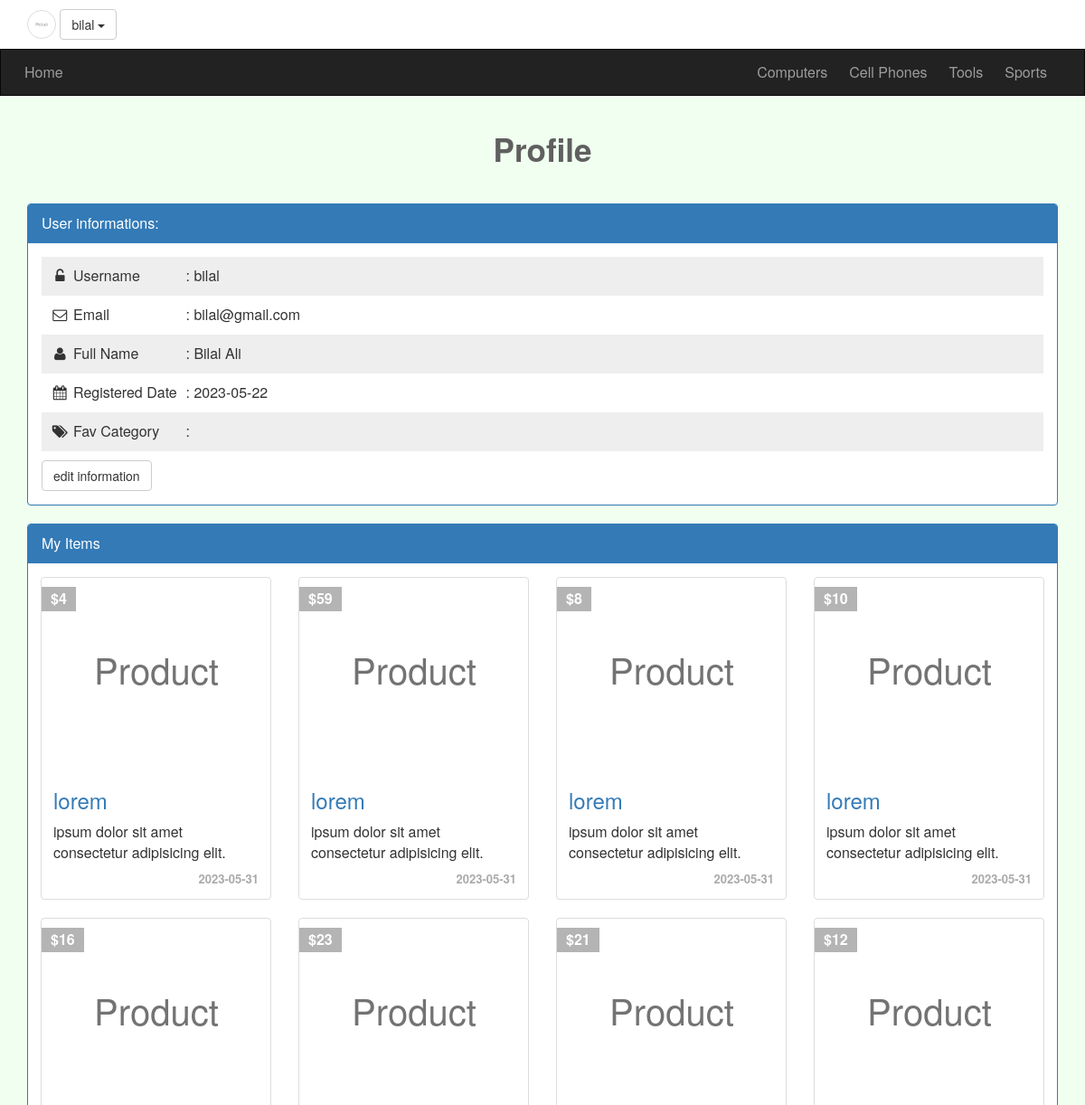
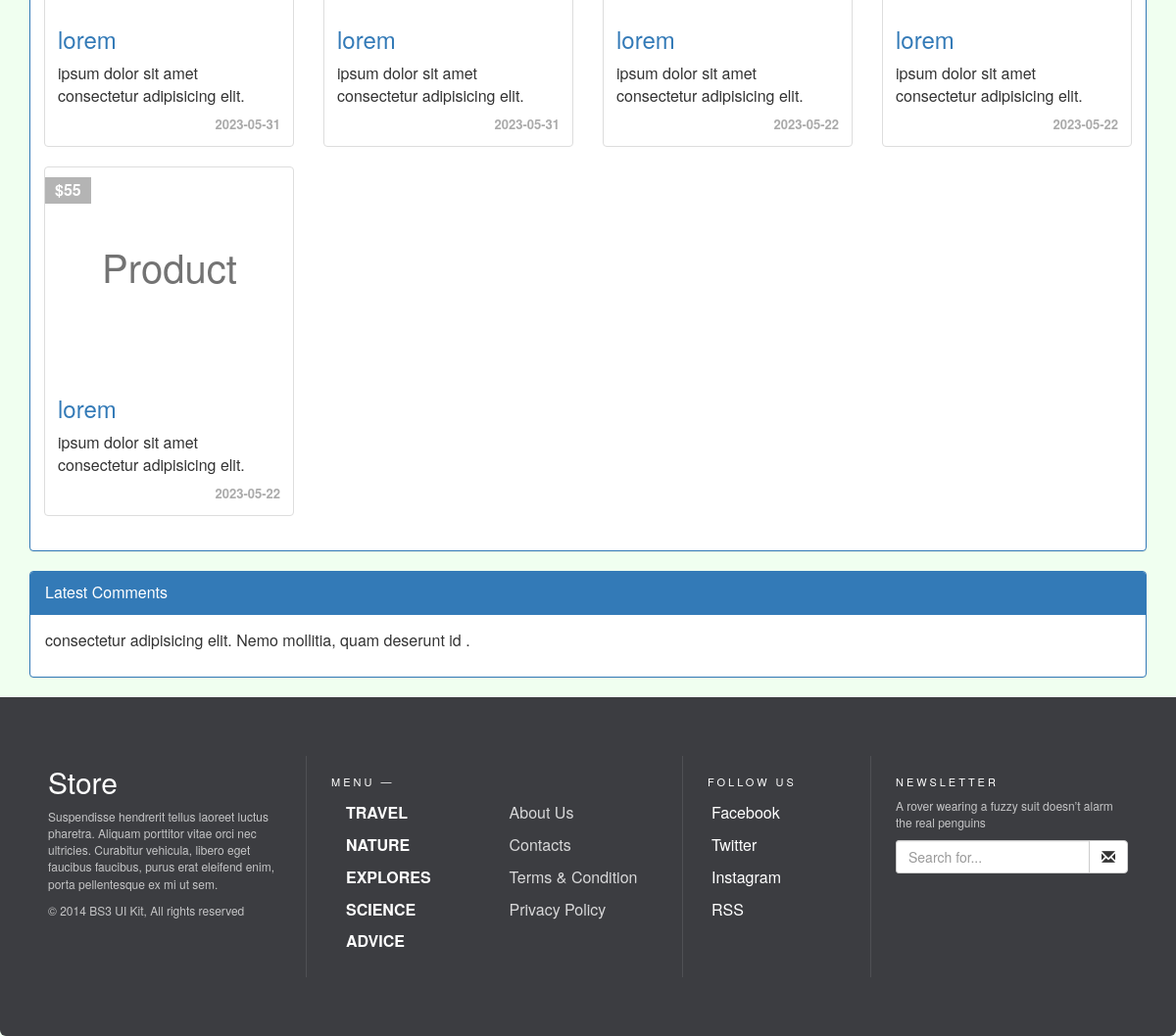
Screenshot of /profile.php (signed in) with the database file from the repository (2 pictures, top to bottom).
### tables this page shows
CREATE TABLE `categories` (
  `ID` int(11) NOT NULL,
  `Name` varchar(255) NOT NULL,
  `Description` text NOT NULL,
  `parent` int(11) NOT NULL,
  `Ordering` int(11) DEFAULT NULL,
  `Visibility` tinyint(4) NOT NULL DEFAULT 0,
  `Allow_Comment` tinyint(4) NOT NULL DEFAULT 0,
  `Allow_Ads` tinyint(4) NOT NULL DEFAULT 0
);

CREATE TABLE `users` (
  `UserID` int(11) NOT NULL COMMENT 'To Identify User',
  `Username` varchar(255) NOT NULL COMMENT 'Username To Login',
  `Password` varchar(255) NOT NULL COMMENT 'Password To Login',
  `Email` varchar(255) NOT NULL,
  `FullName` varchar(255) DEFAULT '',
  `GroupID` int(11) NOT NULL DEFAULT 0 COMMENT 'Identify User Group',
  `TrustStatus` int(11) NOT NULL DEFAULT 0 COMMENT 'Seller Rank',
  `RegStatus` int(11) NOT NULL DEFAULT 0 COMMENT 'User Approval',
  `Date` date NOT NULL,
  `avatar` varchar(255) DEFAULT 'default.png'
);

CREATE TABLE `items` (
  `Item_ID` int(11) NOT NULL,
  `Name` varchar(255) NOT NULL,
  `Description` text NOT NULL,
  `Price` varchar(255) NOT NULL,
  `Add_Date` date NOT NULL,
  `Country_Made` varchar(255) NOT NULL,
  `Image` varchar(255) DEFAULT NULL,
  `Status` varchar(255) DEFAULT NULL,
  `Rating` smallint(6) DEFAULT NULL,
  `Approve` tinyint(4) NOT NULL DEFAULT 0,
  `Cat_ID` int(11) NOT NULL,
  `Member_ID` int(11) NOT NULL,
  `tags` varchar(255) DEFAULT NULL
);

CREATE TABLE `comments` (
  `c_id` int(11) NOT NULL,
  `comment` text NOT NULL,
  `status` tinyint(4) NOT NULL,
  `comment_date` date NOT NULL,
  `item_id` int(11) NOT NULL,
  `user_id` int(11) NOT NULL
);

### init.php (called while the page is built, shortened)
<?php
	include 'admin/connect.php';
	$sessionUser = '';
	if (isset($_SESSION['user'])) {
		$sessionUser = $_SESSION['user'];
	}
	$tpl 	= 'includes/templates/';
	$func	= 'includes/functions/';
	$css 	= 'layout/css/';
	include $func . 'functions.php';
	include $tpl . 'header.php';

### includes/functions/functions.php (called while the page is built, shortened)
<?php
	function getAllFrom($field, $table, $where = NULL, $and = NULL, $orderfield="", $ordering = "DESC") {
		global $con;
		$getAll = $con->prepare("SELECT $field FROM $table $where $and ORDER BY $orderfield $ordering");
		$getAll->execute();
		$all = $getAll->fetchAll();
		return $all;
	}

### profile.php (the view, shortened to what this page needs)
<?php
	include 'init.php';
	if (isset($_SESSION['user'])) {
		$getUser = $con->prepare("SELECT * FROM users WHERE Username = ?");
		$getUser->execute(array($sessionUser));
		$info = $getUser->fetch();
		$userid = $info['UserID'];
?>
<h1 class="text-center">Profile</h1>
<div class="information block">
	<div class="container">
		<div class="panel panel-primary">
			<div class="panel-heading">User informations:</div>
			<div class="panel-body">
				<ul class="list-unstyled">
					<li>
						<i class="fa fa-unlock-alt fa-fw"></i>
						<span>Username</span> : <?php echo $info['Username'] ?>
					</li>
					<li>
						<i class="fa fa-envelope-o fa-fw"></i>
						<span>Email</span> : <?php echo $info['Email'] ?>
					</li>
					<li>
						<i class="fa fa-user fa-fw"></i>
						<span>Full Name</span> : <?php echo $info['FullName'] ?>
					</li>
					<li>
						<i class="fa fa-calendar fa-fw"></i>
						<span>Registered Date</span> : <?php echo $info['Date'] ?>
					</li>
					<li>
						<i class="fa fa-tags fa-fw"></i>
						<span>Fav Category</span> :
					</li>
				</ul>
				<a href="#" class="btn btn-default">edit information</a>
			</div>
		</div>
	</div>
</div>
<div id="my-ads" class="my-ads block">
	<div class="container">
		<div class="panel panel-primary">
			<div class="panel-heading">My Items</div>
			<div class="panel-body">
			<?php
				$myItems = getAllFrom("*", "items", "where Member_ID = $userid", "", "Item_ID");
				if (! empty($myItems)) {
					echo '<div class="row">';
					foreach ($myItems as $item) {
						echo '<div class="col-sm-6 col-md-3">';
							echo '<div class="thumbnail item-box">';
								echo '<span class="price-tag">$' . $item['Price'] . '</span>';
								echo '<img class="img-responsive" src="img.png" alt="" />';
								echo '<div class="caption">';
									echo '<h3><a href="items.php?itemid='. $item['Item_ID'] .'">' . $item['Name'] .'</a></h3>';
									echo '<p>' . $item['Description'] . '</p>';
									echo '<div class="date">' . $item['Add_Date'] . '</div>';
								echo '</div>';
							echo '</div>';
						echo '</div>';
					}
					echo '</div>';
				} else {
					echo 'no ads to show, create <a href="newad.php">new ad</a>';
				}
			?>
			</div>
		</div>
	</div>
</div>
<div class="my-comments block">
	<div class="container">
		<div class="panel panel-primary">
			<div class="panel-heading">Latest Comments</div>
			<div class="panel-body">
			<?php
				$myComments = getAllFrom("comment", "comments", "where user_id = $userid", "", "c_id");
				if (! empty($myComments)) {
					foreach ($myComments as $comment) {
						echo '<p>' . $comment['comment'] . '</p>';
					}
				} else {
					echo 'No Comments to Show';
				}
			?>
			</div>
		</div>
	</div>
</div>
<?php
	} else {
		header('Location: login.php');
		exit();
	}
	include $tpl . 'footer.php';
?>

### includes/templates/header.php (shortened to what this page needs)
<!DOCTYPE html>
<html>
	<head>
		<link rel="stylesheet" href="<?php echo $css ?>bootstrap.css" />
		<link rel="stylesheet" href="<?php echo $css ?>font-awesome.min.css" />
		<link rel="stylesheet" href="<?php echo $css ?>jquery-ui.css" />
		<link rel="stylesheet" href="<?php echo $css ?>jquery.selectBoxIt.css" />
		<link rel="stylesheet" href="<?php echo $css ?>front.css" />
	</head>
	<body>
	<div class="upper-bar">
		<div class="container">
			<?php
				if (isset($_SESSION['user'])) { ?>
				<img class="my-image img-thumbnail img-circle" src="img.png" alt="" />
				<div class="btn-group my-info">
					<span class="btn btn-default dropdown-toggle" data-toggle="dropdown">
						<?php echo $sessionUser ?>
						<span class="caret"></span>
					</span>
				</div>
				<?php
				} else {
			?>
			<a class="c-green" href="login.php">
				<b class="pull-right">Login / Signup</b>
			</a>
			<?php } ?>
		</div>
	</div>
	<nav class="navbar navbar-inverse">
	  <div class="container">
	    <div class="navbar-header">
	      <a class="navbar-brand" href="index.php">Home</a>
	    </div>
	    <div class="collapse navbar-collapse" id="app-nav">
	      <ul class="nav navbar-nav navbar-right">
	      <?php
	      	$allCats = getAllFrom("*", "categories", "where parent = 0", "", "ID", "ASC");
			foreach ($allCats as $cat) {
				echo
				'<li>
					<a href="categories.php?pageid=' . $cat['ID'] . '">
						' . $cat['Name'] . '
					</a>
				</li>';
			}
	      ?>
	      </ul>
	    </div>
	  </div>
	</nav>

### layout/css/front.css (style rules this page uses)
body { background-color: rgb(240, 255, 240); font-size: 16px; }
h1 { font-size: 35px; margin: 40px 0; font-weight: bold; color: rgb(95, 95, 95); }
.navbar { border-radius: 0; margin-bottom: 0; }
.nav > li > a, .navbar-brand { padding: 15px 12px; }
.navbar-brand { font-size: 1em; }
.upper-bar { padding: 10px; background-color: #FFF }
.my-image { width: 32px; height: 32px; }
.item-box { position: relative; }
.item-box .price-tag { background-color: #B4B4B4; padding: 2px 10px; position: absolute; left: 0; top: 10px; font-weight: bold; color: #FFF; }
.item-box .caption p { height: 44px; max-height: 44px; }
.information { margin-top: 20px }
.information ul { padding: 0; margin: 0; }
.information ul li { padding: 10px; }
.information ul li:nth-child(odd) { background-color: #EEE; }
.information ul li span { display: inline-block; width: 120px; }
.thumbnail .date { text-align: right; font-size: 13px; color: #AAA; font-weight: bold; }
.information .btn { margin-top: 10px; }
.row { display: -ms-flexbox; display: flex; -ms-flex-wrap: wrap; flex-wrap: wrap; margin: 0 -16px; }

### rows the page displays
categories: Name "Computers"
categories: Name "Cell Phones"
categories: Name "Tools"
categories: Name "Sports"
users: Username "bilal", Email "bilal@gmail.com", FullName "Bilal Ali", Date "2023-05-22"
items: Price "4", Name "lorem", Description "ipsum dolor sit amet consectetur adipisicing elit.", Add_Date "2023-05-31"
items: Price "59", Name "lorem", Description "ipsum dolor sit amet consectetur adipisicing elit.", Add_Date "2023-05-31"
items: Price "8", Name "lorem", Description "ipsum dolor sit amet consectetur adipisicing elit.", Add_Date "2023-05-31"
items: Price "10", Name "lorem", Description "ipsum dolor sit amet consectetur adipisicing elit.", Add_Date "2023-05-31"
items: Price "16", Name "lorem", Description "ipsum dolor sit amet consectetur adipisicing elit.", Add_Date "2023-05-31"
items: Price "23", Name "lorem", Description "ipsum dolor sit amet consectetur adipisicing elit.", Add_Date "2023-05-31"
items: Price "21", Name "lorem", Description "ipsum dolor sit amet consectetur adipisicing elit.", Add_Date "2023-05-22"
items: Price "12", Name "lorem", Description "ipsum dolor sit amet consectetur adipisicing elit.", Add_Date "2023-05-22"
items: Price "55", Name "lorem", Description "ipsum dolor sit amet consectetur adipisicing elit.", Add_Date "2023-05-22"
comments: comment "consectetur adipisicing elit. Nemo mollitia, quam deserunt id ."

### other values shown
$sessionUser "bilal"
